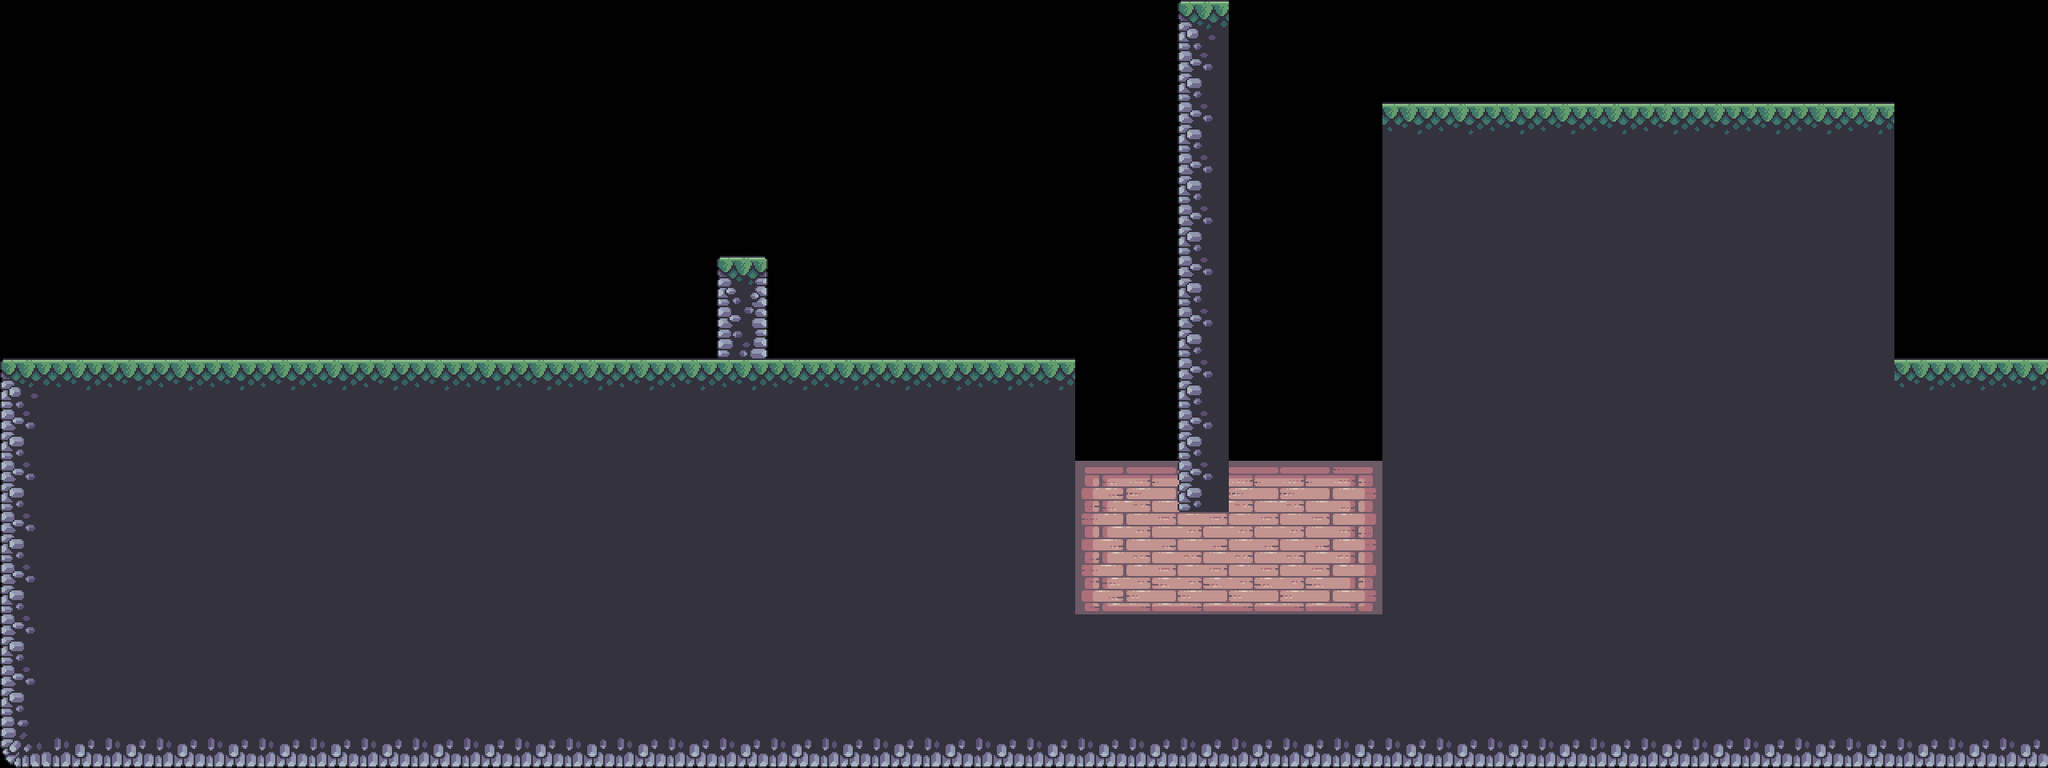

Below is a game level as drawn by its tile map, then a one-line description and the .tmx that defines it (tile-layer data replaced by summaries):
An orthogonal 40x15 tile map with 64x64 px tiles, 4 tile layers (BG, Terrain, Platforms, FG), 8 tilesets and 12 objects (3x skull, Movement, Welcome, Movement2, Movement3, ...).

<map version="1.10" tiledversion="1.11.2" orientation="orthogonal" renderorder="right-down" width="40" height="15" tilewidth="64" tileheight="64" infinite="0" nextlayerid="15" nextobjectid="91">
 <tileset firstgid="1" source="../tilesets/outside.tsx" />
 <tileset firstgid="49" source="../tilesets/items.tsx" />
 <tileset firstgid="54" source="../tilesets/inside.tsx" />
 <tileset firstgid="150" source="../tilesets/extra.tsx" />
 <tileset firstgid="216" source="../tilesets/objects.tsx" />
 <tileset firstgid="244" source="../tilesets/platforms.tsx" />
 <tileset firstgid="252" source="../tilesets/enemies.tsx" />
 <tileset firstgid="252" source="../tilesets/grass.tsx" />
 <layer id="9" name="BG" width="40" height="15">
  <data>[600 cells, 18 non-empty, 9 distinct tile ids]</data>
 </layer>
 <objectgroup id="12" name="BG details" class="window" />
 <layer id="1" name="Terrain" width="40" height="15">
  <data>[600 cells, 352 non-empty, 8 distinct tile ids]</data>
 </layer>
 <objectgroup id="14" name="Instructions">
  <object id="81" name="Movement" x="93.3333" y="114.666">
   <properties>
    <property name="text" value="Press A to go left, D to go right, and P to pause " />
   </properties>
   <point />
  </object>
  <object id="82" name="Welcome" x="93.3333" y="53.3334">
   <properties>
    <property name="text" value="Welcome to Pyrates! A platformer adventure" />
   </properties>
   <point />
  </object>
  <object id="84" name="Movement2" x="94.6667" y="176">
   <properties>
    <property name="text" value="Press Spacebar to jump. You can also Wall Jump!" />
   </properties>
   <point />
  </object>
  <object id="85" name="Movement3" x="93.3333" y="248">
   <properties>
    <property name="text" value="Thanks for playing and we hope you have a blast!" />
   </properties>
   <point />
  </object>
  <object id="86" x="440" y="-402.667">
   <point />
  </object>
 </objectgroup>
 <layer id="5" name="Platforms" width="40" height="15">
  <data>[600 cells, 0 non-empty, 0 distinct tile ids]</data>
 </layer>
 <layer id="10" name="FG" width="40" height="15">
  <data>[600 cells, 0 non-empty, 0 distinct tile ids]</data>
 </layer>
 <objectgroup id="4" name="Objects">
  <object id="4" name="flag" gid="219" x="2286.67" y="132" width="61.3333" height="123.333" />
  <object id="15" name="player" gid="223" x="92.287" y="387.485" width="74" height="56" />
 </objectgroup>
 <objectgroup id="13" name="Moving Objects" />
 <objectgroup id="7" name="Items">
  <object id="23" name="gold" gid="50" x="1088" y="448" width="64" height="64" />
  <object id="87" name="skull" gid="53" x="2364" y="450" width="64" height="64" />
  <object id="88" name="skull" gid="53" x="2422" y="452" width="64" height="64" />
  <object id="90" name="skull" gid="53" x="2484" y="454" width="64" height="64" />
 </objectgroup>
 <objectgroup id="6" name="Enemies" />
 <objectgroup id="2" name="Water" />
 <objectgroup id="8" name="Data">
  <object id="28" name="Data" x="0" y="0" width="64" height="64">
   <properties>
    <property name="bg" value="" />
    <property name="bottom_limit" type="int" value="200" />
    <property name="death_border_bottom" type="int" value="0" />
    <property name="horizon_line" type="int" value="600" />
    <property name="level_unlock" type="int" value="1" />
    <property name="top_limit" type="int" value="100" />
   </properties>
  </object>
 </objectgroup>
</map>
